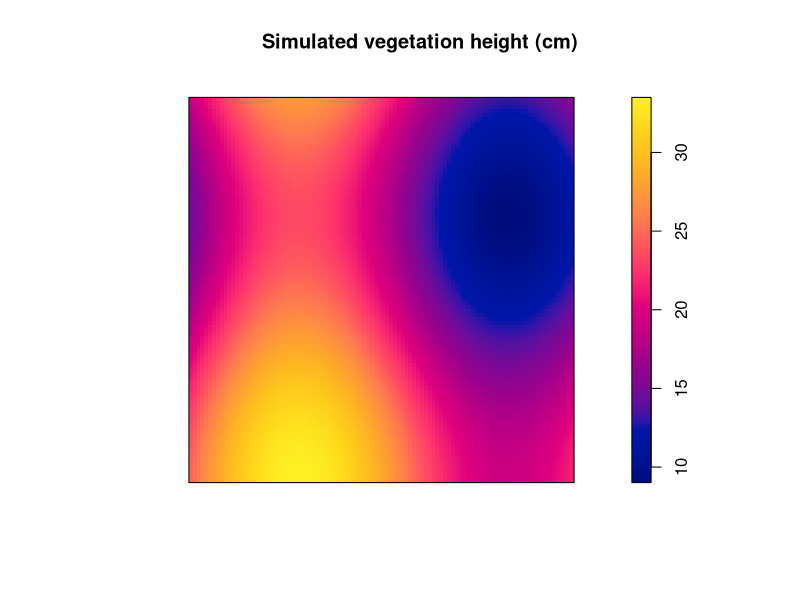
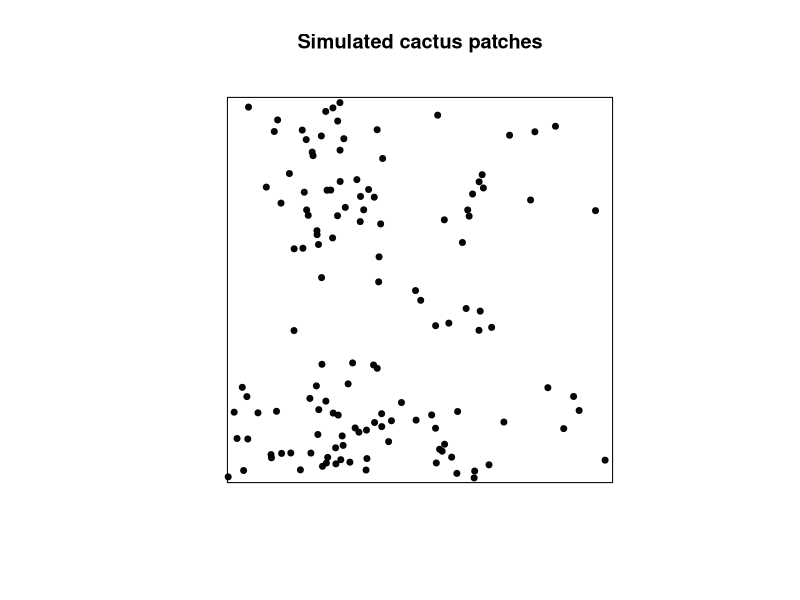
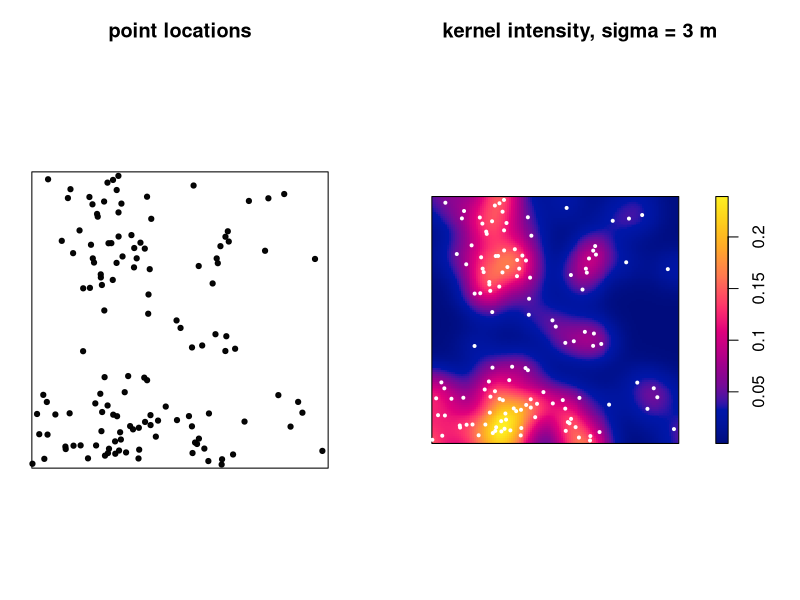
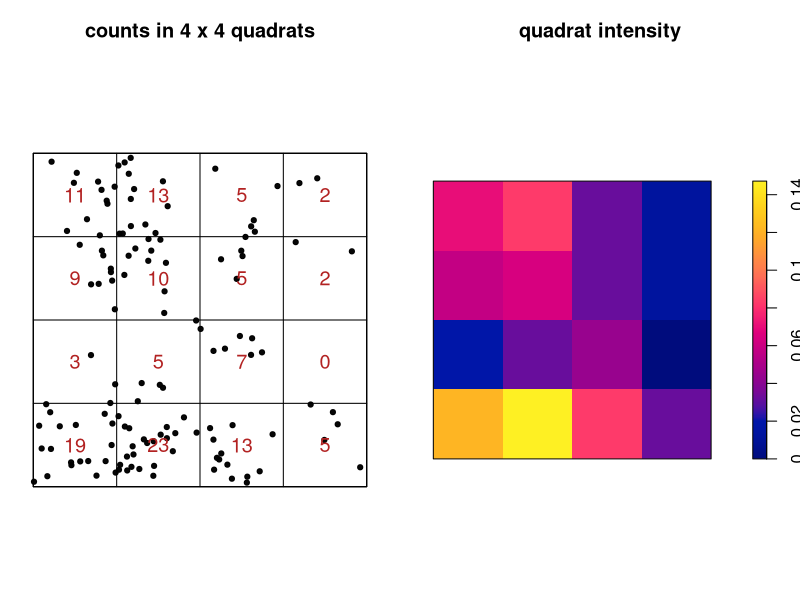
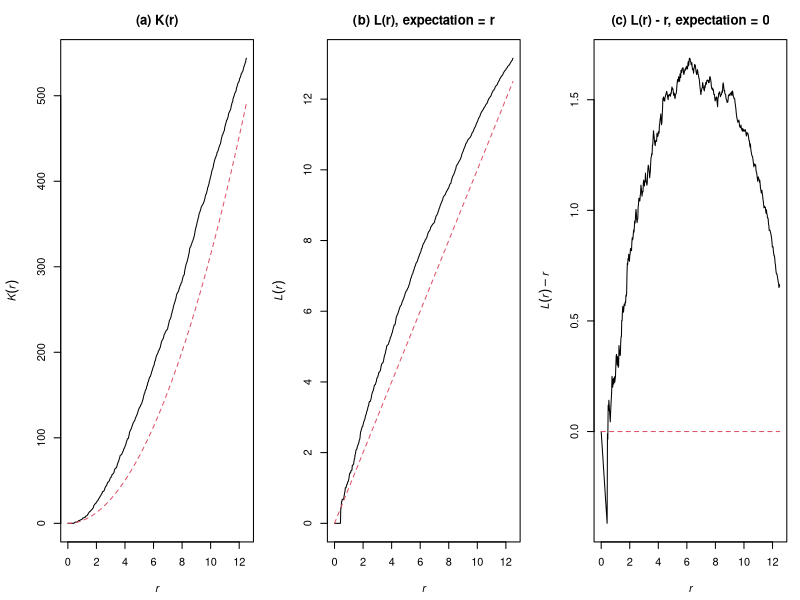
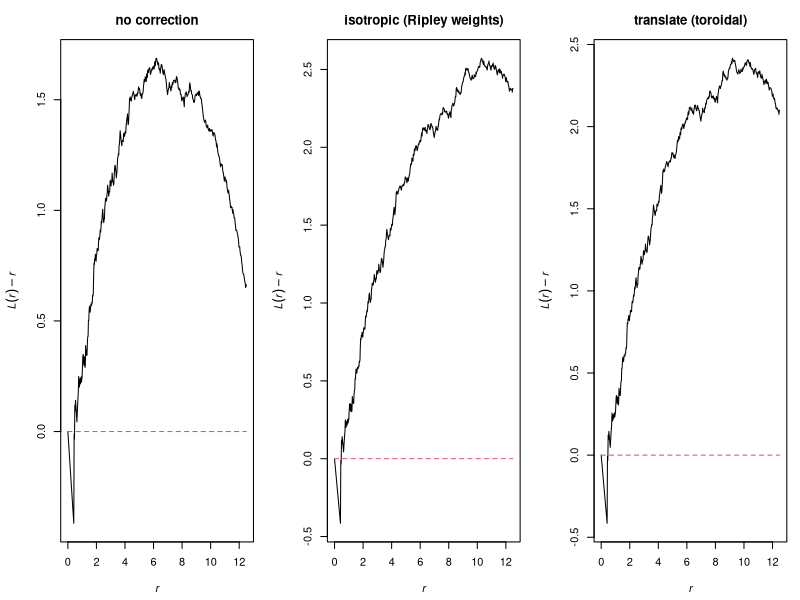
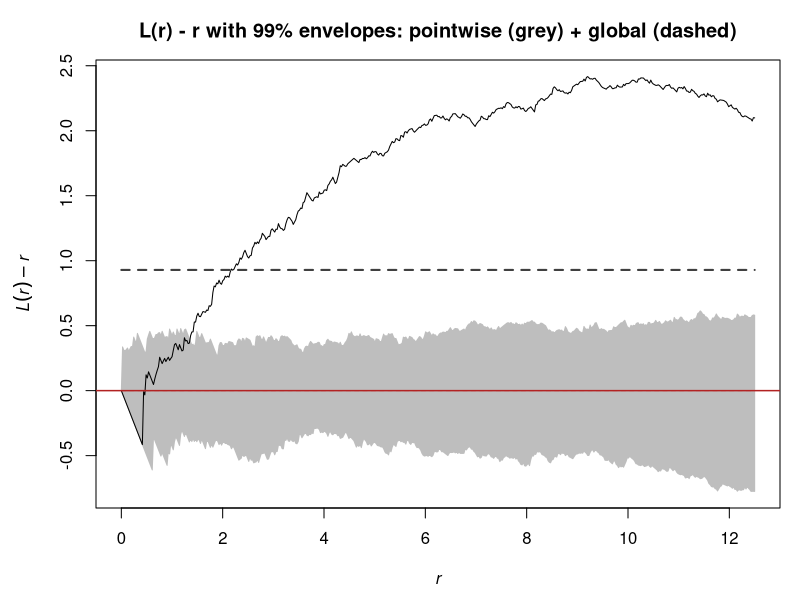
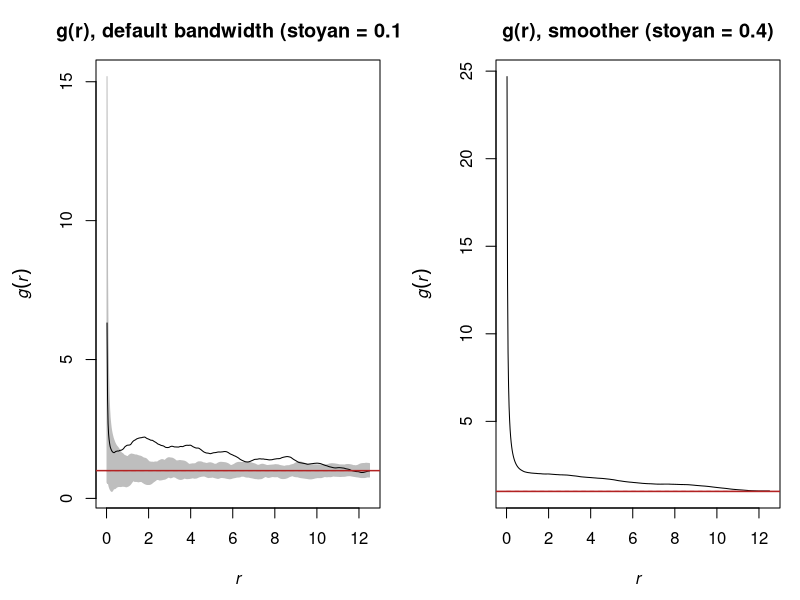

These charts were generated, in order, by the following R code:
## ---- chunk 1
#| message: false
library(spatstat)

# spatstat was split into sub-packages c. 2022; the umbrella package
# loads them all. Where the pieces live:
#   ppp, owin, im, quadratcount, nndist   -> spatstat.geom
#   Kest, Lest, pcf, Gest, envelope       -> spatstat.explore
#   ppm, kppm, predict.ppm                -> spatstat.model
#   rpoispp, rThomas, rMatClust, rlabel   -> spatstat.random
packageVersion("spatstat")
## ---- chunk 2
#| label: veg-covariate
#| fig-width: 7
#| fig-height: 6
# A smooth vegetation-height surface, as a spatstat pixel image
gx <- seq(0.25, 49.75, length.out = 100)
gy <- seq(0.25, 49.75, length.out = 100)

# NOTE: im() wants rows = y, columns = x. outer(gy, gx, ...) gets this right.
veg_mat <- outer(gy, gx, function(yy, xx)
  22 + 7 * sin(xx / 8.5) + 5 * cos(yy / 11) - 0.004 * (xx - 25)^2)
cov_veg <- im(veg_mat, xcol = gx, yrow = gy)
plot(cov_veg, main = "Simulated vegetation height (cm)")
## ---- chunk 3
#| label: simulate-cactus
#| fig-width: 7
#| fig-height: 6.4
set.seed(414)
W <- owin(c(0, 50), c(0, 50))

kappa <- 0.008     # parent intensity, per m^2
mu    <- 4.6       # mean offspring per parent
sc    <- 3.7       # cluster scale, m

# parent intensity depends on vegetation height -> genuine inhomogeneity
lam_mat <- kappa * exp(0.10 * (veg_mat - mean(veg_mat)))
parents <- rpoispp(im(lam_mat, xcol = gx, yrow = gy))

# Gaussian offspring around each parent 
nk <- rpois(npoints(parents), mu)
ox <- rep(parents$x, nk) + rnorm(sum(nk), 0, sc)
oy <- rep(parents$y, nk) + rnorm(sum(nk), 0, sc)
keep <- ox >= 0 & ox <= 50 & oy >= 0 & oy <= 50

cactus <- ppp(ox[keep], oy[keep], window = W)
npoints(cactus)
plot(cactus, pch = 19, cex = 0.8, main = "Simulated cactus patches")
## ---- chunk 4
#| label: summary-density
#| fig-width: 11.5
#| fig-height: 5.2
summary(cactus)

op <- par(mfrow = c(1, 2), mar = c(1, 1, 3, 3))
plot(cactus, pch = 19, cex = 0.7, main = "point locations")
#Plot kernel density intensity (bandwidth sigma)
plot(density(cactus, sigma = 3), main = "kernel intensity, sigma = 3 m")
plot(cactus, add = TRUE, pch = 19, cex = 0.4, col = "white")
par(op)
## ---- chunk 5
#| label: quadrat
#| fig-width: 11.5
#| fig-height: 5.2
Q <- quadratcount(cactus, nx = 4, ny = 4)   # 12.5 x 12.5 m quadrats

op <- par(mfrow = c(1, 2), mar = c(1, 1, 3, 1))
plot(cactus, pch = 19, cex = 0.7, main = "counts in 4 x 4 quadrats")
plot(Q, add = TRUE, cex = 1.2, col = "firebrick")
plot(intensity(Q, image = TRUE), main = "quadrat intensity")
par(op)

quadrat.test(cactus, nx = 4, ny = 4, method = "Chisq")
## ---- chunk 6
#| label: fig-K-L
#| fig-width: 12.5
#| fig-height: 4.4
op <- par(mfrow = c(1, 3), mar = c(4.4, 4.6, 3, 1))
plot(Kest(cactus, correction = "none"), main = "(a) K(r)", legend = FALSE)
plot(Lest(cactus, correction = "none"), main = "(b) L(r), expectation = r",
     legend = FALSE)
plot(Lest(cactus, correction = "none"), . - r ~ r,
     main = "(c) L(r) - r, expectation = 0", legend = FALSE)
par(op)
## ---- chunk 7
#| label: fig-edge-compare
#| fig-width: 12.5
#| fig-height: 4.6
op <- par(mfrow = c(1, 3), mar = c(4.4, 4.6, 3, 1))
plot(Lest(cactus, correction = "none"), . - r ~ r,
     main = "no correction", legend = FALSE)
plot(Lest(cactus, correction = "isotropic"), . - r ~ r,
     main = "isotropic (Ripley weights)", legend = FALSE)
plot(Lest(cactus, correction = "translate"), . - r ~ r,
     main = "translate (toroidal)", legend = FALSE)
par(op)
## ---- chunk 8
#| label: fig-envelope-L
#| fig-width: 9.5
#| fig-height: 5.4
Lcsr  <- envelope(cactus, Lest, nsim = 99, rank = 1,
                  correction = "translate", global = FALSE, verbose = FALSE)
Lglob <- envelope(cactus, Lest, nsim = 99, rank = 1,
                  correction = "translate", global = TRUE, verbose = FALSE)

op <- par(mar = c(4.6, 4.8, 3, 1))
plot(Lcsr, . - r ~ r, shade = c("hi", "lo"), legend = FALSE,
     main = "L(r) - r with 99% envelopes: pointwise (grey) + global (dashed)")
lines(Lglob$r, Lglob$hi - Lglob$r, lty = 2, lwd = 2, col = "grey25")
lines(Lglob$r, Lglob$lo - Lglob$r, lty = 2, lwd = 2, col = "grey25")
abline(h = 0, col = "firebrick", lwd = 1.5)
par(op)
## ---- chunk 9
#| label: fig-pcf
#| fig-width: 11.5
#| fig-height: 5.2
Penv <- envelope(cactus, pcf, nsim = 99, rank = 1,
                 correction = "translate", global = FALSE, verbose = FALSE)

op <- par(mfrow = c(1, 2), mar = c(4.6, 4.8, 3, 1))
plot(Penv, shade = c("hi", "lo"), legend = FALSE,
     main = "g(r), default bandwidth (stoyan = 0.15)")
abline(h = 1, col = "firebrick", lwd = 1.5)
plot(pcf(cactus, correction = "translate", stoyan = 0.4),
     main = "g(r), smoother (stoyan = 0.4)", legend = FALSE)
abline(h = 1, col = "firebrick", lwd = 1.5)
par(op)
## ---- chunk 10
#| label: fig-G
#| fig-width: 9.5
#| fig-height: 5.4
Genv <- envelope(cactus, Gest, nsim = 99, rank = 1,
                 correction = "rs", global = FALSE, verbose = FALSE)

op <- par(mar = c(4.6, 4.8, 3, 1))
plot(Genv, shade = c("hi", "lo"), legend = FALSE,
     main = "G(r): nearest-neighbour distribution")
plot(ecdf(nndist(cactus)), add = TRUE, col = "steelblue", lwd = 2,
     do.points = FALSE)
legend("bottomright", bty = "n", lwd = 2, col = "steelblue",
       legend = "empirical ecdf of nndist()")
par(op)
## ---- chunk 11
#| label: marked-pattern
#| fig-width: 11
#| fig-height: 5
set.seed(77)
# Insect assigned at random among cacti: TRUE pattern is random given cactus
occupied <- factor(sample(c("presence","absence"), 
                          npoints(cactus),
                          replace = TRUE,
                          prob = c(0.35, 0.65)))

cactus_PA <- ppp(cactus$x, cactus$y, window = W, marks = occupied)
table(marks(cactus_PA))

op <- par(mfrow = c(1, 2), mar = c(0.6, 0.6, 2.6, 0.6))
plot(unmark(cactus_PA[marks(cactus_PA) == "absence"]), pch = 1, cex = 0.8,
     main = "unoccupied cacti")
plot(unmark(cactus_PA[marks(cactus_PA) == "presence"]), pch = 19, cex = 0.8,
     main = "occupied cacti")
par(op)
## ---- chunk 12
#| label: fig-naive-bug
#| fig-width: 9.5
#| fig-height: 5.2
bug <- unmark(cactus_PA[marks(cactus_PA) == "presence"])
npoints(bug)

Lbug <- envelope(bug, Lest, nsim = 99, rank = 1,
                 correction = "translate", global = FALSE, verbose = FALSE)

op <- par(mar = c(4.6, 4.8, 3, 1))
plot(Lbug, . - r ~ r, shade = c("hi", "lo"), legend = FALSE,
     main = "Insect occurrence vs CSR (ignoring cactus)")
abline(h = 0, col = "firebrick", lwd = 1.5)
par(op)
## ---- chunk 13
#| label: fig-random-label
#| fig-width: 9.5
#| fig-height: 5.2
# Keep cactus locations fixed; shuffle which ones are occupied.
#
# envelope() controls the r grid itself: it computes the observed curve, reads
# r off it, then hands that same r to every simulation. So `fun` MUST accept an
# `r` argument (or `...`), or envelopeEngine() refuses to run.
Lpres <- function(X, r = NULL, ...) {
  Lest(unmark(X[marks(X) == "presence"]), r = r, correction = "translate")
}

Lmark <- envelope(cactus_PA, Lpres, nsim = 99, rank = 1,
                  simulate = expression(rlabel(cactus_PA)),
                  global = FALSE, verbose = FALSE)

op <- par(mar = c(4.6, 4.8, 3, 1))
plot(Lmark, . - r ~ r, shade = c("hi", "lo"), legend = FALSE,
     main = "Insect occurrence vs random labelling of cacti")
abline(h = 0, col = "firebrick", lwd = 1.5)
par(op)
## ---- chunk 14
#| label: fig-markcorr
#| fig-width: 11.5
#| fig-height: 5.2
set.seed(31)
area_mark <- rlnorm(npoints(cactus), meanlog = log(0.4), sdlog = 0.7)
cactus_area <- ppp(cactus$x, cactus$y, window = W, marks = area_mark)

# Null = marks permuted across fixed locations. envelope()'s default null is
# CSR, which returns UNMARKED patterns that markcorr cannot use.
MCFenv <- envelope(cactus_area, markcorr, nsim = 99, rank = 1,
                   correction = "isotropic",
                   simulate = expression(rlabel(cactus_area)),
                   global = FALSE, verbose = FALSE)

op <- par(mfrow = c(1, 2), mar = c(4.6, 4.8, 3, 1))
plot(cactus_area, markscale = 1.6, main = "cactus patch area as a mark")
plot(MCFenv, shade = c("hi", "lo"), legend = FALSE,
     main = "mark correlation function")
abline(h = 1, col = "firebrick", lwd = 1.5)
par(op)
## ---- chunk 15
#| label: ppm-fit
pp_int  <- ppm(cactus ~ 1)                      # homogeneous
pp_xy   <- ppm(cactus ~ x + y)                  # linear trend
pp_xy2  <- ppm(cactus ~ polynom(x, y, 2))       # quadratic trend
pp_veg  <- ppm(cactus ~ veg, covariates = list(veg = cov_veg))

data.frame(
  model = c("intercept", "x + y", "poly(x,y,2)", "vegetation"),
  npar  = c(length(coef(pp_int)), length(coef(pp_xy)),
            length(coef(pp_xy2)), length(coef(pp_veg))),
  AIC   = round(c(AIC(pp_int), AIC(pp_xy), AIC(pp_xy2), AIC(pp_veg)), 2)
)
## ---- chunk 16
#| label: fig-ppm-trend
#| fig-width: 11.5
#| fig-height: 5.2
op <- par(mfrow = c(1, 2), mar = c(1, 1, 3, 3))
plot(predict(pp_xy2, type = "trend"), main = "quadratic trend surface")
plot(cactus, add = TRUE, pch = 19, cex = 0.5, col = "white")
plot(predict(pp_veg, type = "trend"), main = "vegetation model")
plot(cactus, add = TRUE, pch = 19, cex = 0.5, col = "white")
par(op)

round(coef(pp_veg), 4)
## ---- chunk 17
#| label: fig-Linhom
#| fig-width: 9.5
#| fig-height: 5.4
trend_im <- predict(pp_xy2, type = "trend")

Linh <- envelope(cactus, Linhom, lambda = trend_im, nsim = 99, rank = 1,
                 correction = "translate",
                 simulate = expression(rpoispp(trend_im)),
                 global = FALSE, verbose = FALSE)

op <- par(mar = c(4.6, 4.8, 3, 1))
plot(Linh, . - r ~ r, shade = c("hi", "lo"), legend = FALSE,
     main = "Inhomogeneous L: clustering beyond the fitted trend")
abline(h = 0, col = "firebrick", lwd = 1.5)
par(op)
## ---- chunk 18
#| label: fig-cluster-processes
#| fig-width: 11.5
#| fig-height: 5.2
op <- par(mfrow = c(1, 2), mar = c(4.4, 4.6, 3, 1))

# (a) offspring dispersal kernels: Matern uniform vs Thomas Gaussian
dd <- seq(-10, 10, length.out = 400)
matern <- ifelse(abs(dd) <= 5, 1 / 10, 0)
thomas <- dnorm(dd, 0, 3.7)
plot(dd, thomas, type = "l", lwd = 3, col = "grey20",
     xlab = "distance from parent (m)", ylab = "density",
     main = "(a) offspring kernels")
lines(dd, matern, lwd = 3, col = "firebrick")
legend("topright", bty = "n", lwd = 3, col = c("grey20", "firebrick"),
       legend = c("Thomas (Gaussian)", "Matern (uniform)"))

# (b) a realization of each
set.seed(5)
plot(rMatClust(0.01, 5, 4.6, win = W), pch = 19, cex = 0.7,
     main = "(b) Matern cluster realization")
par(op)
## ---- chunk 19
#| label: kppm-fit
fit_thomas <- kppm(cactus ~ 1, clusters = "Thomas")
fit_thomas
## ---- chunk 20
#| label: fig-cluster-envelope
#| fig-width: 11.5
#| fig-height: 5.2
Env_thom <- envelope(fit_thomas, Lest, nsim = 99, rank = 1,
                     global = FALSE, verbose = FALSE)

fit_mat <- kppm(cactus ~ 1, clusters = "MatClust")
Env_mat <- envelope(fit_mat, Lest, nsim = 99, rank = 1,
                    global = FALSE, verbose = FALSE)

op <- par(mfrow = c(1, 2), mar = c(4.6, 4.8, 3, 1))
plot(Env_thom, . - r ~ r, shade = c("hi", "lo"), legend = FALSE,
     main = "null = Thomas process")
abline(h = 0, col = "firebrick", lwd = 1.5)
plot(Env_mat, . - r ~ r, shade = c("hi", "lo"), legend = FALSE,
     main = "null = Matern cluster process")
abline(h = 0, col = "firebrick", lwd = 1.5)
par(op)
## ---- chunk 21
#| label: fig-simulate
#| fig-width: 11.5
#| fig-height: 5.6
set.seed(101)

# homogeneous, at the observed intensity
sim_hom <- rpoispp(intensity(cactus), win = W, nsim = 2)

# inhomogeneous, from a fitted ppm trend surface
sim_inh <- rpoispp(trend_im, nsim = 2)

op <- par(mfrow = c(2, 2), mar = c(0.6, 0.6, 2.6, 0.6))
plot(sim_hom[[1]], pch = 19, cex = 0.6, main = "homogeneous, sim 1")
plot(sim_hom[[2]], pch = 19, cex = 0.6, main = "homogeneous, sim 2")
plot(sim_inh[[1]], pch = 19, cex = 0.6, main = "from fitted trend, sim 1")
plot(sim_inh[[2]], pch = 19, cex = 0.6, main = "from fitted trend, sim 2")
par(op)
## ---- chunk 22
#| label: ex-g-func
#| fig-cap: "G-function (nearest-neighbor distance) of the clustered point pattern"
library(spatstat)
set.seed(15)
win <- owin(c(0, 50), c(0, 50))

# 1. Simulate a completely random pattern (CSR)
ppp_random <- rpoispp(lambda=0.03, win=win)

# 2. Simulate a clustered pattern (Thomas Process)
ppp_cluster <- rThomas(kappa=0.01, scale=3, mu=3, win=win)

# 3. Calculate and plot the G-function for the clustered pattern
g_cluster <- Gest(ppp_cluster, correction="rs")
plot(g_cluster, main="G-Function (Nearest Neighbor) of Clustered Pattern")
## ---- chunk 23
#| label: ex-ppm-fit
#| fig-cap: "Predicted intensity surface along the X coordinate, with observed points overlaid"
library(spatstat)
set.seed(42)
win <- owin(c(0, 50), c(0, 50))
ppp_data <- rThomas(kappa=0.015, scale=4, mu=4, win=win)

# 1. Fit an inhomogeneous model with a linear trend in the X direction
fit_x <- ppm(ppp_data ~ x)

# 2. Predict the intensity trend
trend_im <- predict(fit_x, type="trend")

# 3. Plot the predicted intensity surface
plot(trend_im, main="Predicted Intensity Surface along X coordinate")
plot(ppp_data, add=TRUE, cols="white", pch=19)
